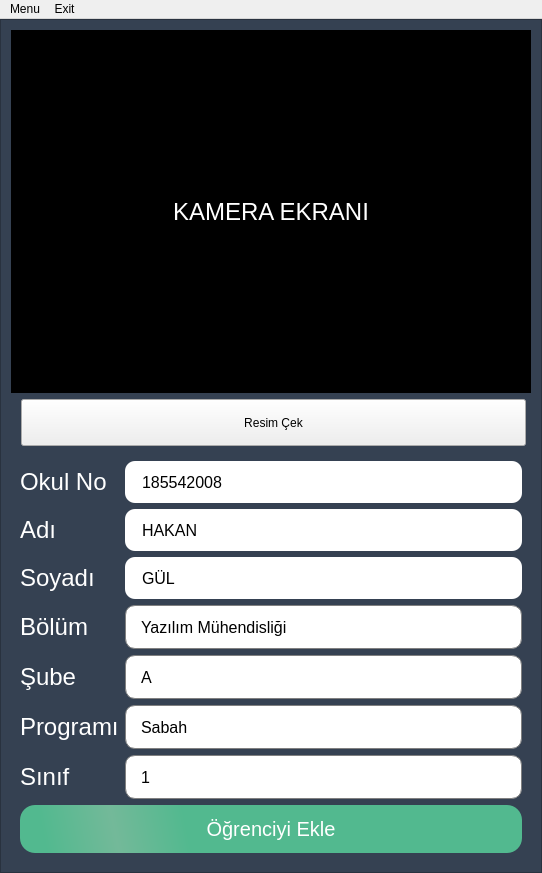
<?xml version="1.0" encoding="UTF-8"?>
<ui version="4.0">
 <class>OgrenciEkleWindow</class>
 <widget class="QMainWindow" name="OgrenciEkleWindow">
  <property name="geometry">
   <rect>
    <x>0</x>
    <y>0</y>
    <width>542</width>
    <height>873</height>
   </rect>
  </property>
  <property name="windowTitle">
   <string>MainWindow</string>
  </property>
  <property name="styleSheet">
   <string notr="true"/>
  </property>
  <widget class="QWidget" name="ana_widget">
   <layout class="QGridLayout" name="gridLayout">
    <property name="leftMargin">
     <number>0</number>
    </property>
    <property name="topMargin">
     <number>0</number>
    </property>
    <property name="rightMargin">
     <number>0</number>
    </property>
    <property name="bottomMargin">
     <number>0</number>
    </property>
    <property name="spacing">
     <number>0</number>
    </property>
    <item row="0" column="0">
     <widget class="QFrame" name="frame">
      <property name="styleSheet">
       <string notr="true">QFrame{
background: #354152;
}

QLabel{
	font-size:24px;
	color:white;

}

QLineEdit{
border-radius:10px;
padding-left: 15px;
font-size:16px;

}
QPushButton{
height:32px;
border-radius: 15px;
	background-color: qlineargradient(spread:reflect, x1:1, y1:0.466409, x2:0.188, y2:0.482727, stop:0.823864 rgba(82, 185, 143, 255), stop:1 rgba(115, 185, 153, 255));
padding: 8px 16px;
color: white;
font-size: 20px;
}
QPushButton:pressed{
color: black;
background: #008bd1
}


QComboBox {
    border: 1px solid gray;
    border-radius: 10px;
    min-width: 6em;
	font-size:16px;
	padding-left:15px;

}

QComboBox:on {
    border-bottom-left-radius: 0px;
    border-bottom-right-radius: 0px;
}

QComboBox QAbstractItemView {
    border-bottom-right-radius: 10px;
    border-bottom-left-radius: 10px;
    background: white;
    border: 1px solid gray;
    box-shadow: transparent;
}

QComboBox::drop-down {
    border-color: transparent;
}



QSpinBox{
height:42px;
}

QSpinBox {
    /*text-align: center;*/
    padding-right: 15px;
    border-width: 5px;
	border-radius:10px;
	padding-left:15px;
	font-size:20px;
}


QSpinBox::up-button, QSpinBox::down-button {
     subcontrol-origin: border;
     padding-left: 10px;
     padding-right: 40px;
     width: 16px; /* 16 + 2*1px border-width = 15px padding + 3px parent border */
     /*height: 14px;*/
     border-width: 1px;
     border-radius: 5px;
     background-color: #eeeeee;

}

QSpinBox::up-button {
    subcontrol-position: top right; /* position at the top right corner */
	height:42px;
}

QSpinBox::up-button:hover, QSpinBox::down-button:hover {
    background-color: #bbbb;
}

QSpinBox::up-arrow:disabled, QSpinBox::down-arrow:disabled {
    image: none;
}
QSpinBox::up-arrow, QSpinBox::down-arrow {
     width: 20px;
     height: 20px;
     border: 1px;
}
QSpinBox::up-arrow {
padding-left:20px;
	image: url(:/resimler/icons/chevron-up.png);
}

QSpinBox::down-button {
    subcontrol-position: bottom left; /* position at bottom right corner */
	height:42px;
}

QSpinBox::down-arrow {
image: url(:/resimler/icons/chevron-down.png);
padding-left:20px;
}

QGroupBox{
border: none;
}

QToolButton{
margin-left:10px;
height:42px;
width:500px;
 border-width: 1px;
}





</string>
      </property>
      <property name="frameShape">
       <enum>QFrame::StyledPanel</enum>
      </property>
      <property name="frameShadow">
       <enum>QFrame::Raised</enum>
      </property>
      <layout class="QGridLayout" name="gridLayout_3">
       <property name="leftMargin">
        <number>10</number>
       </property>
       <property name="topMargin">
        <number>10</number>
       </property>
       <property name="rightMargin">
        <number>10</number>
       </property>
       <property name="bottomMargin">
        <number>10</number>
       </property>
       <item row="0" column="0">
        <widget class="QLabel" name="label">
         <property name="font">
          <font>
           <pointsize>-1</pointsize>
          </font>
         </property>
         <property name="styleSheet">
          <string notr="true">background-color: rgb(0, 0, 0);
color: rgb(255, 255, 255);</string>
         </property>
         <property name="text">
          <string>KAMERA EKRANI</string>
         </property>
         <property name="alignment">
          <set>Qt::AlignCenter</set>
         </property>
        </widget>
       </item>
       <item row="3" column="0">
        <widget class="QGroupBox" name="groupBox">
         <property name="styleSheet">
          <string notr="true">QLineEdit{
height:42px;
}
QComboBox{
height:42px;
}</string>
         </property>
         <property name="title">
          <string/>
         </property>
         <layout class="QGridLayout" name="gridLayout_2">
          <item row="8" column="0">
           <widget class="QLabel" name="label_7">
            <property name="text">
             <string>Sınıf</string>
            </property>
           </widget>
          </item>
          <item row="7" column="2">
           <widget class="QComboBox" name="cmb_Program">
            <item>
             <property name="text">
              <string>Sabah</string>
             </property>
            </item>
            <item>
             <property name="text">
              <string>Akşam</string>
             </property>
            </item>
           </widget>
          </item>
          <item row="8" column="2">
           <widget class="QComboBox" name="cmb_Sinif">
            <item>
             <property name="text">
              <string>1</string>
             </property>
            </item>
            <item>
             <property name="text">
              <string>2</string>
             </property>
            </item>
            <item>
             <property name="text">
              <string>3</string>
             </property>
            </item>
            <item>
             <property name="text">
              <string>4</string>
             </property>
            </item>
           </widget>
          </item>
          <item row="11" column="0" colspan="3">
           <widget class="QPushButton" name="btn_kayit">
            <property name="text">
             <string>Öğrenciyi Ekle</string>
            </property>
           </widget>
          </item>
          <item row="5" column="0">
           <widget class="QLabel" name="label_10">
            <property name="text">
             <string>Bölüm</string>
            </property>
           </widget>
          </item>
          <item row="6" column="0">
           <widget class="QLabel" name="label_4">
            <property name="text">
             <string>Şube</string>
            </property>
           </widget>
          </item>
          <item row="6" column="2">
           <widget class="QComboBox" name="cmb_Sube">
            <property name="styleSheet">
             <string notr="true"/>
            </property>
            <item>
             <property name="text">
              <string>A</string>
             </property>
            </item>
            <item>
             <property name="text">
              <string>B</string>
             </property>
            </item>
            <item>
             <property name="text">
              <string>C</string>
             </property>
            </item>
           </widget>
          </item>
          <item row="5" column="2">
           <widget class="QComboBox" name="cmb_Bolum">
            <item>
             <property name="text">
              <string>Yazılım Mühendisliği</string>
             </property>
            </item>
            <item>
             <property name="text">
              <string>Bilgisayar Mühendisliği</string>
             </property>
            </item>
            <item>
             <property name="text">
              <string>Makine Mühendisliği</string>
             </property>
            </item>
            <item>
             <property name="text">
              <string>Otomotiv Mühendisliği</string>
             </property>
            </item>
           </widget>
          </item>
          <item row="7" column="0" colspan="2">
           <widget class="QLabel" name="label_6">
            <property name="text">
             <string>Programı</string>
            </property>
           </widget>
          </item>
          <item row="1" column="0" colspan="2">
           <widget class="QLabel" name="label_2">
            <property name="text">
             <string>Okul No</string>
            </property>
           </widget>
          </item>
          <item row="1" column="2">
           <widget class="QLineEdit" name="txt_Okulno">
            <property name="text">
             <string>185542008</string>
            </property>
            <property name="placeholderText">
             <string/>
            </property>
           </widget>
          </item>
          <item row="3" column="0">
           <widget class="QLabel" name="label_3">
            <property name="text">
             <string>Adı</string>
            </property>
           </widget>
          </item>
          <item row="3" column="2">
           <widget class="QLineEdit" name="txt_Adi">
            <property name="text">
             <string>HAKAN</string>
            </property>
            <property name="placeholderText">
             <string/>
            </property>
           </widget>
          </item>
          <item row="4" column="0">
           <widget class="QLabel" name="label_5">
            <property name="text">
             <string>Soyadı</string>
            </property>
           </widget>
          </item>
          <item row="4" column="2">
           <widget class="QLineEdit" name="txt_Soyadi">
            <property name="text">
             <string>GÜL</string>
            </property>
            <property name="placeholderText">
             <string/>
            </property>
           </widget>
          </item>
         </layout>
        </widget>
       </item>
       <item row="2" column="0">
        <widget class="QToolButton" name="btn_resimCek">
         <property name="text">
          <string>Resim Çek</string>
         </property>
        </widget>
       </item>
      </layout>
     </widget>
    </item>
   </layout>
  </widget>
  <widget class="QMenuBar" name="menubar">
   <property name="geometry">
    <rect>
     <x>0</x>
     <y>0</y>
     <width>542</width>
     <height>26</height>
    </rect>
   </property>
   <widget class="QMenu" name="menuMenu">
    <property name="title">
     <string>Menu</string>
    </property>
    <addaction name="actionStart_Camera"/>
    <addaction name="actionStop_Camera"/>
   </widget>
   <widget class="QMenu" name="menuExit">
    <property name="title">
     <string>Exit</string>
    </property>
    <addaction name="actionExit"/>
   </widget>
   <addaction name="menuMenu"/>
   <addaction name="menuExit"/>
  </widget>
  <action name="actionStart_Camera">
   <property name="text">
    <string>Start Camera</string>
   </property>
  </action>
  <action name="actionStop_Camera">
   <property name="text">
    <string>Stop Camera</string>
   </property>
  </action>
  <action name="actionExit">
   <property name="text">
    <string>Exit</string>
   </property>
  </action>
 </widget>
 <tabstops>
  <tabstop>txt_Okulno</tabstop>
  <tabstop>txt_Adi</tabstop>
  <tabstop>txt_Soyadi</tabstop>
  <tabstop>cmb_Bolum</tabstop>
  <tabstop>cmb_Sube</tabstop>
  <tabstop>cmb_Program</tabstop>
  <tabstop>cmb_Sinif</tabstop>
  <tabstop>btn_kayit</tabstop>
 </tabstops>
 <resources/>
 <connections/>
</ui>
